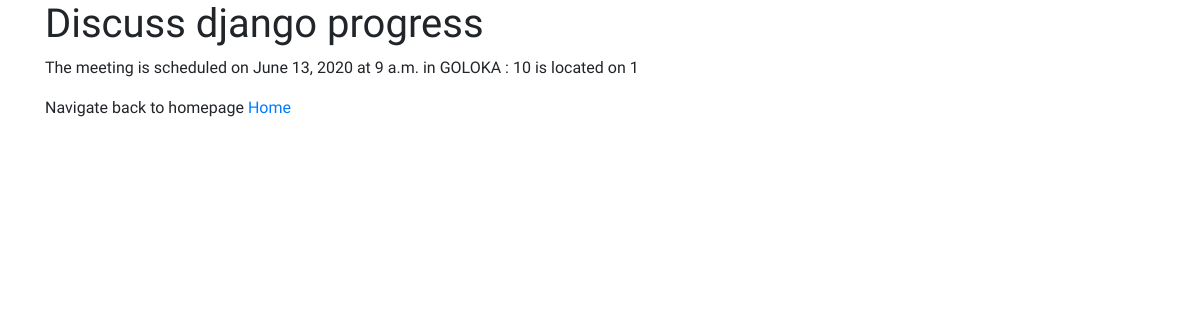
/meetings/1, run on the app's committed database.
### meeting/models.py (models this page shows, shortened)
class Meeting(models.Model):
    title = models.CharField(max_length=200)
    date = models.DateField()
    start_time = models.TimeField(default=time(9))  # adding time using Python for timefield
    duration = models.IntegerField(default=1)  # adding integer for integerfield
    room = models.ForeignKey(Room, on_delete=models.CASCADE) # make sure CASCADE not used as a function

class Room(models.Model):
    name = models.CharField(max_length=25, default="GOLOKA")
    room_no = models.IntegerField()
    floor = models.IntegerField()
    def __str__(self):
        return f'{self.name} : {self.room_no} is located on {self.floor}'

### meeting/views.py (the view)
# urls.py: path('<int:id>', meeting_view.details, name='details'),
def details(request, id):  # here we want to get the meeting details based on ID
    meeting = get_object_or_404(Meeting, pk=id)
    return render(request, 'meeting/details.html', {"meeting": meeting})

### meeting/templates/meeting/details.html (shortened to what this page needs)
{% extends "base.html" %}
{% block content %}
<div class="container">
	<h1>{{meeting.title}}</h1>
	<p>The meeting is scheduled on {{meeting.date}} at {{meeting.start_time}} in {{meeting.room}}</p>
	<p>Navigate back to homepage <a href="{% url 'home' %}">Home</a></p>
</div>
{% endblock %}

### website/static/website/style.css (style rules this page uses)
body { margin: 0; padding: 0; font-family: 'Dosis', sans-serif; }

### data on the page
Meeting: title "Discuss django progress", date "June 13, 2020", start_time "9 a.m.", room "GOLOKA : 10 is located on 1"
